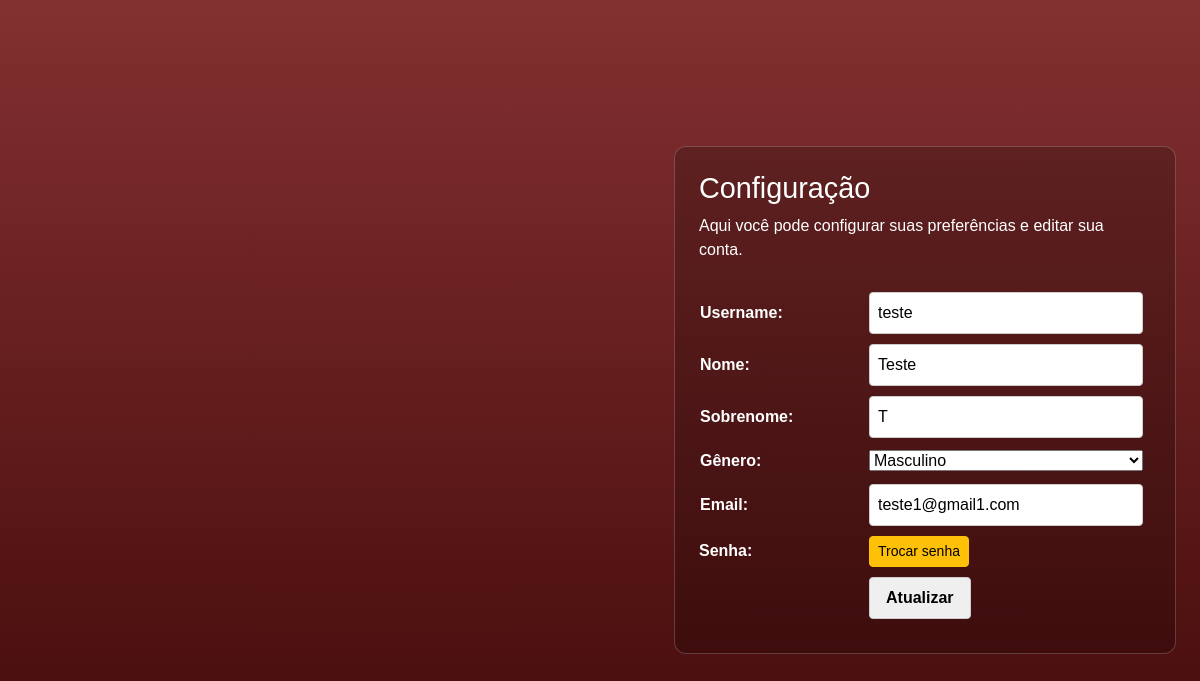
/configuracao/ (signed in), run on the app's committed database.
### SongProfileApp/models.py (models this page shows)
class User(models.Model):
    id = models.AutoField(primary_key=True)
    username = models.CharField(max_length=30)
    firstName = models.CharField('Nome', blank=True, max_length=30)
    lastName = models.CharField('Sobrenome', blank=True, max_length=30)
    gender = models.CharField('Gênero', blank=True, max_length=1, choices = GENDER_CHOICES)
    email = models.EmailField(max_length=254, unique=True)
    senha = models.CharField(max_length=15)

### SongProfileApp/views.py (the view)
# urls.py: path('configuracao/', views.configuracao, name='configuracao'),
def configuracao(request):
    app_user_id = request.session.get('app_user_id')
    if not app_user_id:
        return redirect('login')
    usuario = User.objects.filter(id=app_user_id).first()
    if request.method == 'POST':
        formulario = ConfiguracaoEdicao(request.POST, instance=usuario)
        if formulario.is_valid():
            formulario.save()
            request.session['contexto'] = 'Configurações atualizadas com sucesso.'
            return redirect('homepage')
    else:
        formulario = ConfiguracaoEdicao(instance=usuario)
    contexto = {'form': formulario}
    return render(request, 'SongProfileApp/configuracao.html', contexto)

### SongProfileApp/forms.py
class ConfiguracaoEdicao(forms.ModelForm):
    class Meta:
        model = User
        fields = '__all__'
        exclude = ['senha']

### SongProfileApp/templates/SongProfileApp/configuracao.html (shortened to what this page needs)
{% load static %}
<!DOCTYPE html>
<html lang="en">
<head>
    <link href="https://cdn.jsdelivr.net/npm/bootstrap@5.3.8/dist/css/bootstrap.min.css" rel="stylesheet">
    <link rel="stylesheet" href="{% static 'SongProfileApp/css/estilo.css' %}">
</head>
<body>
    <main class="config-page">
        <section class="config-card">
            <h1>Configuração</h1>
            <p>Aqui você pode configurar suas preferências e editar sua conta.</p>
            <form method="POST" class="config-form">
                <table>
                    {{ form.as_table }}
                    <tr>
                        <td>Senha:</td>
                        <td>
                            <a href="{% url 'esquecisenha' %}" class="btn btn-warning btn-sm">Trocar senha</a>
                        </td>
                    </tr>
                    <tr>
                        <td></td>
                        <td><input type="submit" value="Atualizar"></td>
                    </tr>
                </table>
            </form>
        </section>
    </main>
</body>
</html>

### SongProfileApp/static/SongProfileApp/css/estilo.css (style rules this page uses)
body { display: flex; flex-direction: row; flex-wrap: wrap; margin: 0; padding: 0; height: 100vh; font-family: Arial, sans-serif; background-image: linear-gradient(to bottom, #833030, #420909); color: white; }
h1 { margin-bottom: 0.5rem; font-size: 1.8rem; }
form { display: flex; flex-direction: column; gap: 15px; text-align: left; }
input { padding: 8px; border: 1px solid #ccc; border-radius: 4px; }

### SongProfileApp/templates/SongProfileApp/configuracao.html (style rules this page uses)
.config-page { min-height: 100vh; display: flex; align-items: center; justify-content: center; padding: 24px; }
.config-card { width: 100%; margin-left: 650px; max-width: 720px; background: rgba(0, 0, 0, 0.2); border: 1px solid rgba(255, 255, 255, 0.2); border-radius: 12px; padding: 24px; color: #fff; }
.config-card h1 { margin-bottom: 8px; }
.config-card p { margin-bottom: 20px; }
.config-form { display: block; max-width: 100%; }
.config-form table { width: 100%; border-collapse: separate; border-spacing: 0 10px; }
.config-form td { vertical-align: middle; padding: 0 8px 0 0; }
.config-form td:first-child { width: 170px; white-space: nowrap; font-weight: 600; }
.config-form input, .config-form select { width: 100%; max-width: 320px; }
.config-form input[type="submit"] { width: auto; padding: 8px 16px; font-weight: 600; }

### data on the page
User: username "teste", firstName "Teste", lastName "T", gender "Masculino", email "teste1@gmail1.com"
